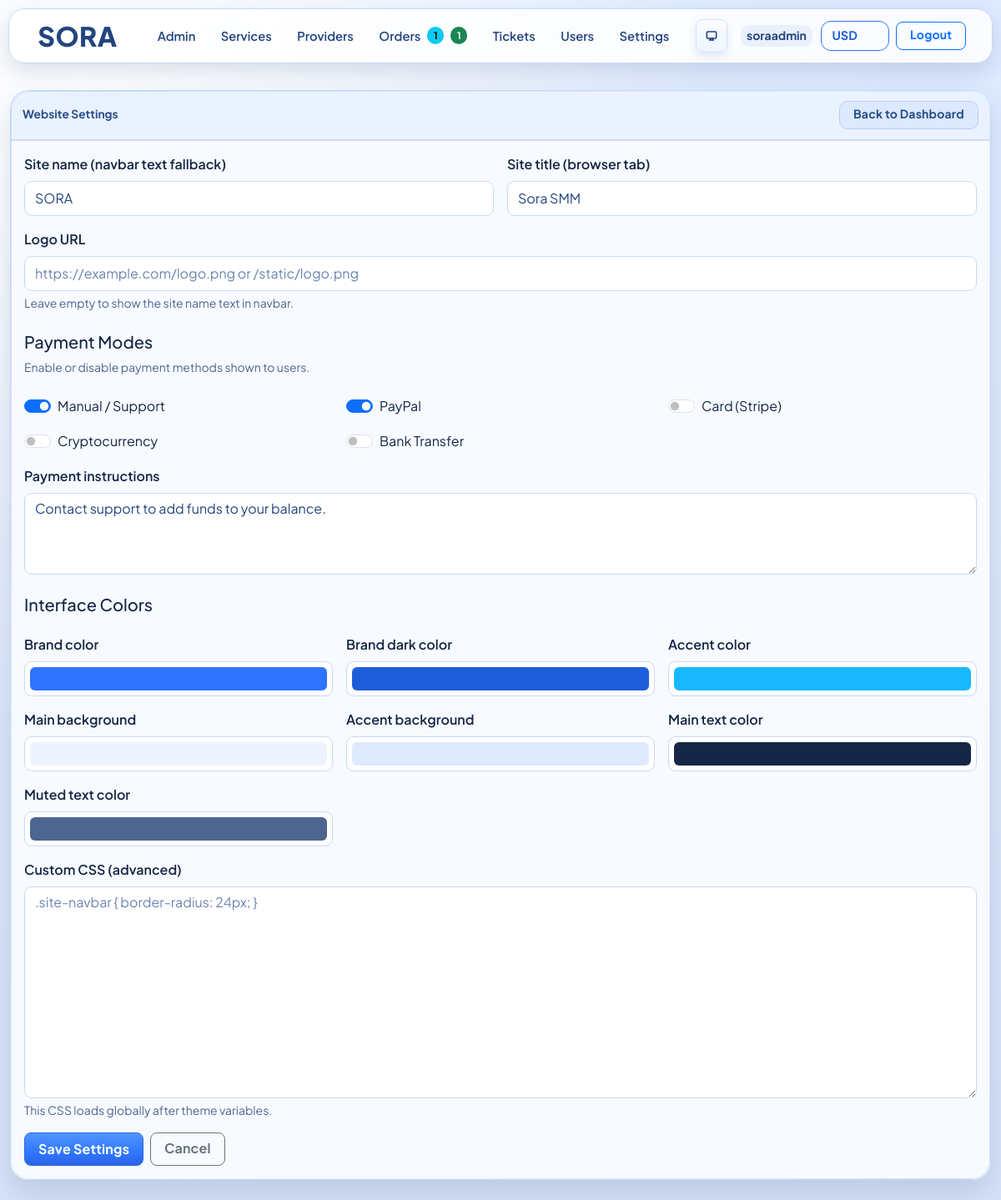
Screenshot of /admin-panel/settings (signed in) with the database file from the repository.
### app/models.py (models this page shows)
class SiteSetting(db.Model):
    id = db.Column(db.Integer, primary_key=True)
    key = db.Column(db.String(80), unique=True, nullable=False)
    value = db.Column(db.Text, nullable=False, default="")

class User(db.Model):
    id = db.Column(db.Integer, primary_key=True)
    username = db.Column(db.String(40), unique=True, nullable=False)
    email = db.Column(db.String(120), unique=True, nullable=False)
    password_hash = db.Column(db.String(255), nullable=False)
    balance = db.Column(db.Float, default=0.0)
    is_admin = db.Column(db.Boolean, default=False)
    is_banned = db.Column(db.Boolean, default=False, nullable=False)
    created_at = db.Column(db.DateTime, default=datetime.utcnow)

### app/routes.py (the view, shortened to what this page needs)
    @app.route("/admin/settings", methods=["GET", "POST"])
    @app.route("/admin-panel/settings", methods=["GET", "POST"])
    @login_required
    @admin_required
    def admin_settings():
        return render_template(
            "admin/settings.html",
            title="Admin Settings",
            settings=get_interface_settings(),
        )

### app/routes.py (called while the page is built)
def current_user():
    uid = session.get("user_id")
    if not uid:
        return None
    return User.query.get(uid)

def login_required(view_func):
    @wraps(view_func)
    def wrapper(*args, **kwargs):
        user = current_user()
        if not user:
            flash("Please login first.", "warning")
            return redirect(url_for("login"))
        if user.is_banned:
            session.clear()
            flash("Your account has been banned. Contact support.", "danger")
            return redirect(url_for("login"))
        return view_func(*args, **kwargs)
    return wrapper

def admin_required(view_func):
    @wraps(view_func)
    def wrapper(*args, **kwargs):
        user = current_user()
        if not user or not user.is_admin:
            flash("Admin access required.", "danger")
            return redirect(url_for("dashboard"))
        return view_func(*args, **kwargs)
    return wrapper

### app/templates/admin/settings.html
{% extends 'base.html' %}
{% block content %}
<div class="admin-hub">
  <div class="admin-hub-shell">
    <div class="admin-hub-toolbar">
      <strong>Website Settings</strong>
      <a class="btn btn-sm btn-admin-search ms-auto" href="{{ url_for('admin_dashboard') }}">Back to Dashboard</a>
    </div>
    <div class="admin-hub-panel p-3">
      <form method="post" class="row g-3">
        <div class="col-md-6">
          <label class="form-label">Site name (navbar text fallback)</label>
          <input class="form-control" name="site_name" maxlength="60" required value="{{ settings.site_name }}">
        </div>
        <div class="col-md-6">
          <label class="form-label">Site title (browser tab)</label>
          <input class="form-control" name="site_title" maxlength="120" required value="{{ settings.site_title }}">
        </div>
        <div class="col-12">
          <label class="form-label">Logo URL</label>
          <input
            class="form-control"
            name="site_logo_url"
            type="url"
            placeholder="https://example.com/logo.png or /static/logo.png"
            value="{{ settings.site_logo_url }}"
          >
          <div class="small text-muted mt-1">Leave empty to show the site name text in navbar.</div>
        </div>
        <div class="col-12 pt-2">
          <h5 class="mb-2">Payment Modes</h5>
          <div class="small text-muted mb-2">Enable or disable payment methods shown to users.</div>
        </div>
        <div class="col-md-4">
          <div class="form-check form-switch">
            <input class="form-check-input" type="checkbox" name="payment_mode_manual" value="1" id="payment_mode_manual" {% if settings.payment_mode_manual == '1' %}checked{% endif %}>
            <label class="form-check-label" for="payment_mode_manual">Manual / Support</label>
          </div>
        </div>
        <div class="col-md-4">
          <div class="form-check form-switch">
            <input class="form-check-input" type="checkbox" name="payment_mode_paypal" value="1" id="payment_mode_paypal" {% if settings.payment_mode_paypal == '1' %}checked{% endif %}>
            <label class="form-check-label" for="payment_mode_paypal">PayPal</label>
          </div>
        </div>
        <div class="col-md-4">
          <div class="form-check form-switch">
            <input class="form-check-input" type="checkbox" name="payment_mode_stripe" value="1" id="payment_mode_stripe" {% if settings.payment_mode_stripe == '1' %}checked{% endif %}>
            <label class="form-check-label" for="payment_mode_stripe">Card (Stripe)</label>
          </div>
        </div>
        <div class="col-md-4">
          <div class="form-check form-switch">
            <input class="form-check-input" type="checkbox" name="payment_mode_crypto" value="1" id="payment_mode_crypto" {% if settings.payment_mode_crypto == '1' %}checked{% endif %}>
            <label class="form-check-label" for="payment_mode_crypto">Cryptocurrency</label>
          </div>
        </div>
        <div class="col-md-4">
          <div class="form-check form-switch">
            <input class="form-check-input" type="checkbox" name="payment_mode_bank_transfer" value="1" id="payment_mode_bank_transfer" {% if settings.payment_mode_bank_transfer == '1' %}checked{% endif %}>
            <label class="form-check-label" for="payment_mode_bank_transfer">Bank Transfer</label>
          </div>
        </div>
        <div class="col-12">
          <label class="form-label">Payment instructions</label>
          <textarea
            class="form-control"
            name="payment_note"
            rows="3"
            maxlength="500"
            placeholder="Example: Contact support to receive payment details."
          >{{ settings.payment_note }}</textarea>
        </div>
        <div class="col-12 pt-2">
          <h5 class="mb-2">Interface Colors</h5>
        </div>
        <div class="col-md-4">
          <label class="form-label">Brand color</label>
          <input class="form-control form-control-color w-100" name="brand_color" type="color" value="{{ settings.brand_color }}">
        </div>
        <div class="col-md-4">
          <label class="form-label">Brand dark color</label>
          <input class="form-control form-control-color w-100" name="brand_dark_color" type="color" value="{{ settings.brand_dark_color }}">
        </div>
        <div class="col-md-4">
          <label class="form-label">Accent color</label>
          <input class="form-control form-control-color w-100" name="accent_color" type="color" value="{{ settings.accent_color }}">
        </div>
        <div class="col-md-4">
          <label class="form-label">Main background</label>
          <input class="form-control form-control-color w-100" name="bg_main_color" type="color" value="{{ settings.bg_main_color }}">
        </div>
        <div class="col-md-4">
          <label class="form-label">Accent background</label>
          <input class="form-control form-control-color w-100" name="bg_accent_color" type="color" value="{{ settings.bg_accent_color }}">
        </div>
        <div class="col-md-4">
          <label class="form-label">Main text color</label>
          <input class="form-control form-control-color w-100" name="text_main_color" type="color" value="{{ settings.text_main_color }}">
        </div>
        <div class="col-md-4">
          <label class="form-label">Muted text color</label>
          <input class="form-control form-control-color w-100" name="text_muted_color" type="color" value="{{ settings.text_muted_color }}">
        </div>
        <div class="col-12">
          <label class="form-label">Custom CSS (advanced)</label>
          <textarea
            class="form-control"
            name="custom_css"
            rows="10"
            placeholder=".site-navbar { border-radius: 24px; }"
          >{{ settings.custom_css }}</textarea>
          <div class="small text-muted mt-1">This CSS loads globally after theme variables.</div>
        </div>
        <div class="col-12 d-flex gap-2">
          <button class="btn btn-primary" type="submit">Save Settings</button>
          <a class="btn btn-outline-secondary" href="{{ url_for('admin_dashboard') }}">Cancel</a>
        </div>
      </form>
    </div>
  </div>
</div>
{% endblock %}

### app/templates/base.html (shortened to what this page needs)
<!doctype html>
<html lang="en">
<head>
  <link href="https://cdn.jsdelivr.net/npm/bootstrap@5.3.3/dist/css/bootstrap.min.css" rel="stylesheet">
  <link rel="stylesheet" href="{{ url_for('static', filename='styles.css') }}">
</head>
<body{% if active_user and active_user.is_admin %} class="admin-ui"{% endif %}>
<nav class="navbar navbar-expand-lg navbar-light site-navbar sticky-top">
  <div class="container">
    <a class="navbar-brand fw-bold" href="{{ url_for('dashboard') if active_user else url_for('login') }}">
      {% if site_logo_url %}
      <img class="site-logo-img" src="{{ site_logo_url }}" alt="Website logo">
      {% else %}
      {{ site_name }}
      {% endif %}
    </a>
    <div class="collapse navbar-collapse" id="navMenu">
      {% if active_user %}
      {% if active_user.is_admin %}
      <ul class="navbar-nav me-auto mb-2 mb-lg-0">
          <li class="nav-item"><a class="nav-link" href="{{ url_for('admin_dashboard') }}">Admin</a></li>
          <li class="nav-item"><a class="nav-link" href="{{ url_for('admin_services') }}">Services</a></li>
          <li class="nav-item"><a class="nav-link" href="{{ url_for('admin_providers') }}">Providers</a></li>
          <li class="nav-item">
            <a class="nav-link d-flex align-items-center gap-2" href="{{ url_for('admin_orders') }}">
              <span>Orders</span>
              {% if nav_orders_badge > 0 %}<span class="badge text-bg-info">{{ nav_orders_badge }}</span>{% endif %}
              {% if nav_processing_orders_badge > 0 %}<span class="badge text-bg-success" title="Processing orders">{{ nav_processing_orders_badge }}</span>{% endif %}
            </a>
          </li>
          <li class="nav-item">
            <a class="nav-link d-flex align-items-center gap-2" href="{{ url_for('admin_tickets') }}">
              <span>Tickets</span>
            </a>
          </li>
          <li class="nav-item"><a class="nav-link" href="{{ url_for('admin_users') }}">Users</a></li>
          <li class="nav-item"><a class="nav-link" href="{{ url_for('admin_settings') }}">Settings</a></li>
      </ul>
      {% endif %}
      {% endif %}
      <div class="d-flex align-items-center gap-2 {% if not active_user %}ms-auto{% endif %}">
        <button
          class="btn theme-toggle js-theme-toggle d-none d-lg-inline-flex"
          type="button"
          aria-label="Switch theme"
          title="Theme: System"
        >
          <span class="theme-glyph glyph-system" aria-hidden="true">
            <svg viewBox="0 0 24 24" fill="none">
              <rect x="3.5" y="4.5" width="17" height="12" rx="2"></rect>
              <path d="M8 19.5h8"></path>
              <path d="M10 16.5v3"></path>
              <path d="M14 16.5v3"></path>
            </svg>
          </span>
        </button>
        {% if active_user %}
        <div class="nav-user small ms-2">
          <a class="nav-user-link" href="{{ url_for('account') }}">{{ active_user.username }}</a>
        </div>
        <form class="currency-switcher" method="post" action="{{ url_for('set_currency') }}">
          <select class="currency-select" name="currency" onchange="this.form.submit()" aria-label="Change currency">
            {% for currency in currency_options %}
            <option value="{{ currency.code }}" {% if currency_code == currency.code %}selected{% endif %}>{{ currency.code }}</option>
            {% endfor %}
          </select>
        </form>
        <a class="btn btn-outline-primary btn-sm" href="{{ url_for('logout') }}">Logout</a>
        {% endif %}
      </div>
    </div>
  </div>
</nav>
<main class="container py-4">
  {% block content %}{% endblock %}
</main>
</body>
</html>

### rows the page displays
SiteSetting: value "SORA", site_name "SORA"
User: username "soraadmin"
SiteSetting: site_title "Sora SMM"
SiteSetting: payment_note "Contact support to add funds to your balance."
SiteSetting: brand_color "#2f74ff"
SiteSetting: brand_dark_color "#1f5dda"
SiteSetting: accent_color "#18b8ff"
SiteSetting: bg_main_color "#eef4ff"
SiteSetting: bg_accent_color "#dfeaff"
SiteSetting: text_main_color "#152746"
SiteSetting: text_muted_color "#4d658f"

### other values shown
{{ nav_orders_badge }} "1"
{{ nav_processing_orders_badge }} "1"
form field currency "USD"
